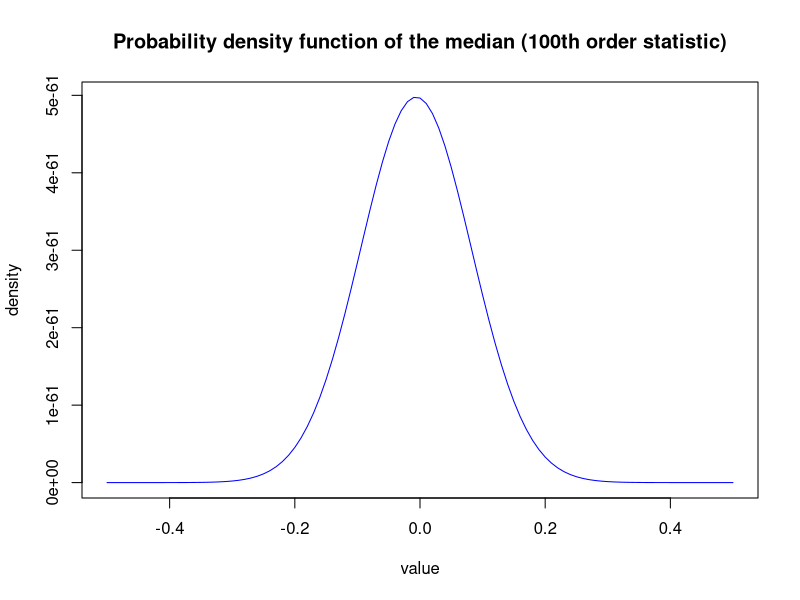
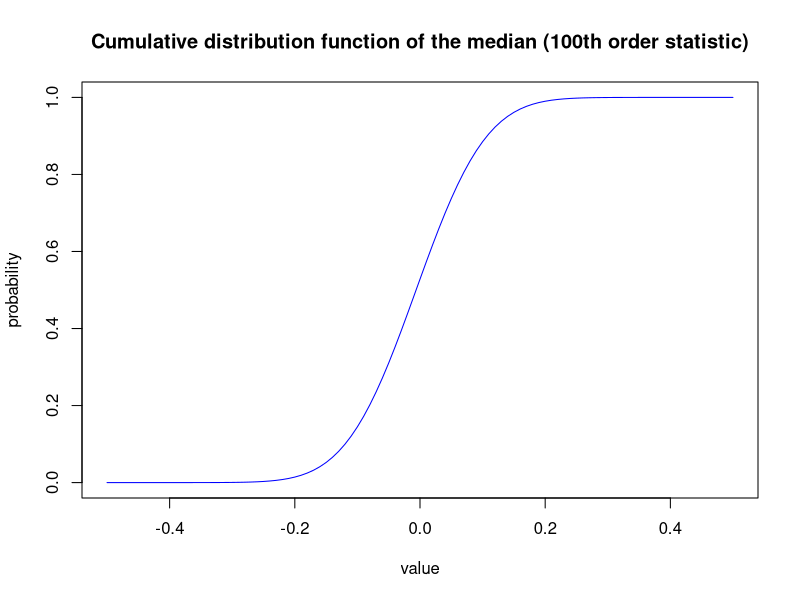
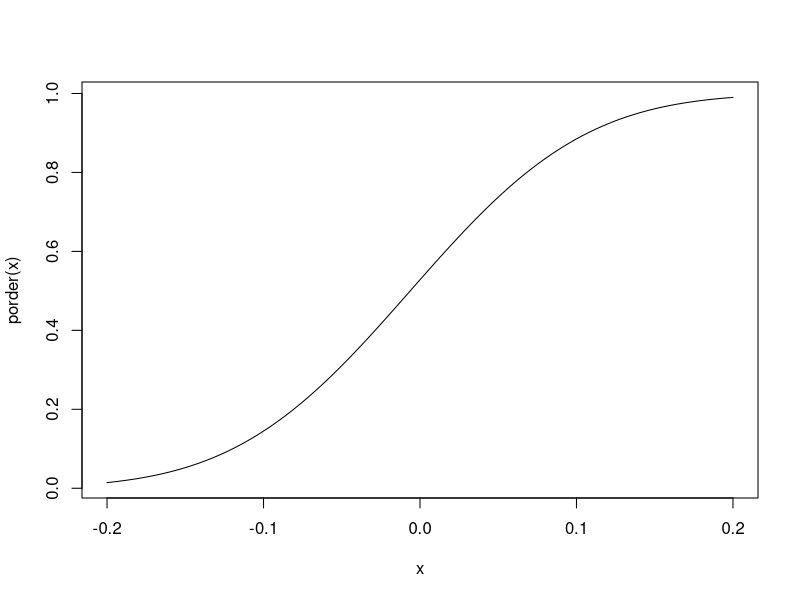
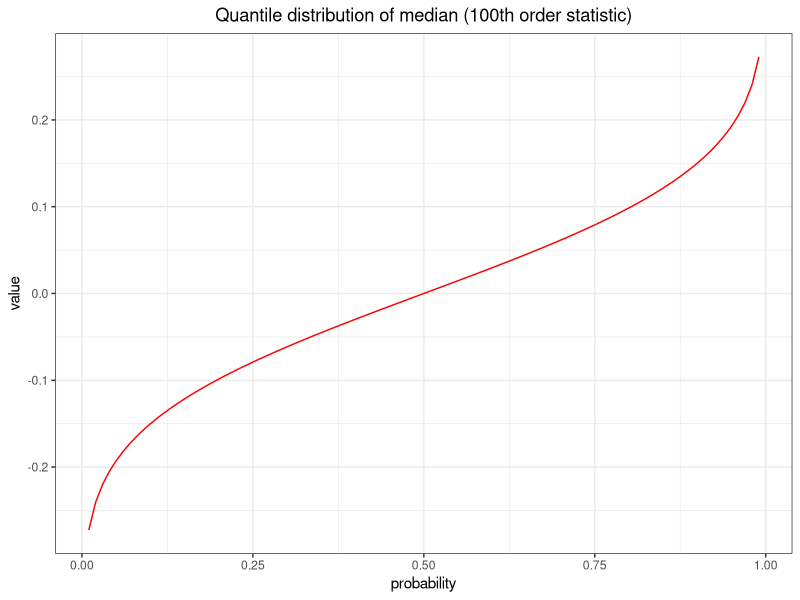
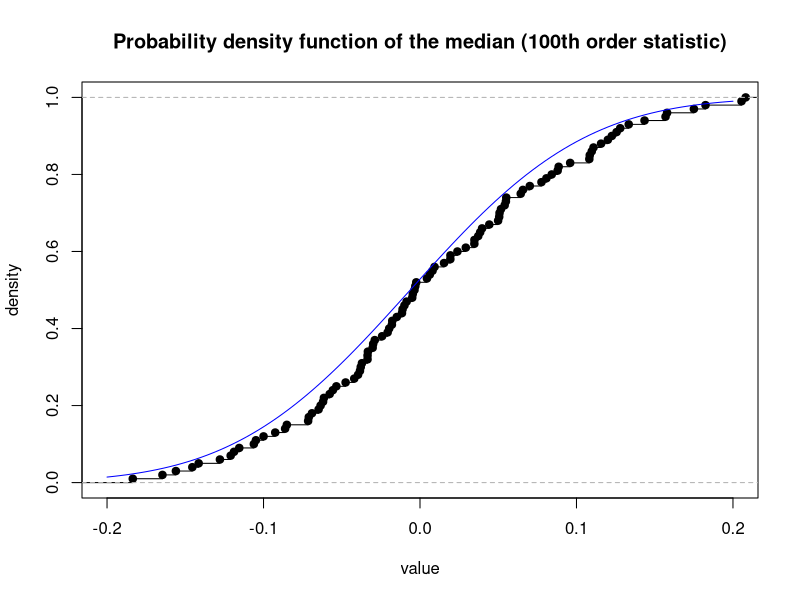
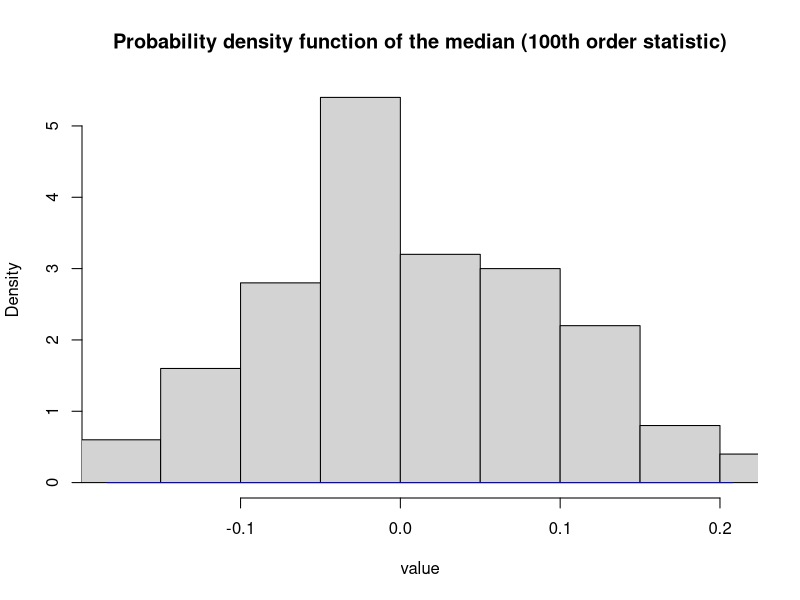
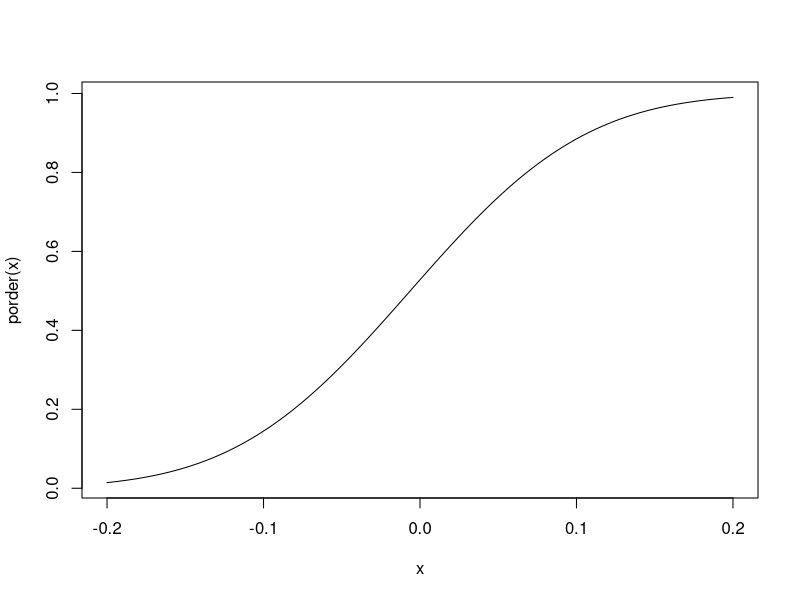
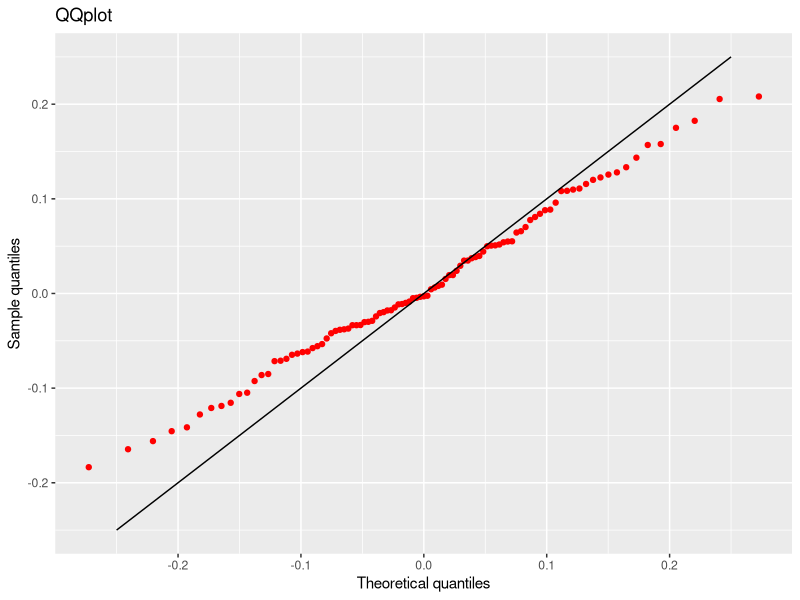

Source code (R) for these figures, in order:
## ---- chunk 1
knitr::opts_chunk$set(echo=TRUE, warning=FALSE, message=FALSE, cache=TRUE)
## ---- chunk 2
library(tidyverse)
## ---- chunk 3
rm(list=ls()) 
dorder <- function(x) {
  100*
  choose(200,100)
  (pnorm(x, mean = 0, sd = 1))^(100-1)*
  (1-pnorm(x, mean = 0, sd = 1))^(200-100)*
  dnorm(x, mean = 0, sd = 1)
}

porder <- function(x) {
  pbinom(100-1, 200, pnorm(x, mean = 0, sd = 1), lower.tail = FALSE)
}

qorder <- function(p, n1, n2) {
  r <- curve(porder(x),n1,n2)
  m <- mean(r$x)
  sd <- sd(r$x)
  q <- c()
  for (i in seq_along(p)) {
    q[i] <- qnorm(p[i], mean = m, sd = sd)
  }
  df <- data.frame(p = p, q = q)
  return(df)
}
## ---- chunk 4
curve(dorder(x), -0.5, 0.5, col = "blue",
      main = "Probability density function of the median (100th order statistic)",
      xlab = "value",
      ylab = "density")
## ---- chunk 5
curve(porder(x), -0.5,0.5, col = "blue",
      main = "Cumulative distribution function of the median (100th order statistic)",
      xlab = "value",
      ylab = "probability")
## ---- chunk 6
p <- seq(0.01, 0.99, by = 0.01)
d <- qorder(p,-0.2,0.2)
ggplot(d) +
  geom_line(aes(x = p, y = q), color = "red") +
  labs(title = "Quantile distribution of median (100th order statistic)",
       x = "probability", 
       y = "value") +
  theme_bw() +
  theme(plot.title= element_text(hjust=0.5))
## ---- chunk 7
b <- c()
set.seed(0)
for (i in 1:100) {
  n <- rnorm(200, mean = 0, sd= 1)
  b[i] <- quantile(n, 0.5)
}
p <- ecdf(b)
plot(p, main = "Probability density function of the median (100th order statistic)",
      xlab = "value",
      ylab = "density",xlim = c(-0.2,0.2))
curve(porder(x), col = "blue", add = TRUE)
## ---- chunk 8
hist(b,
     freq = FALSE,
     prob = TRUE,
     breaks = 10,
     xlab = "value", xlim = range(b),
     main = "Probability density function of the median (100th order statistic)")
curve(dorder(x), col = "blue", add = TRUE)
## ---- chunk 9
b <- c()
set.seed(0)
for (i in 1:99) {
  n <- rnorm(200, mean = 0, sd= 1)
  b[i] <- quantile(n, 0.5)
}
b <- sort(b)
p <- seq(0.01,0.99, by = 0.01)
d <- qorder(p,-0.2,0.2)
g <- cbind(d, b)
x <- seq(-0.25,0.25, by = ((0.5)/(99 - 1)))
y <- x
ggplot(g) +
  geom_point(aes(x = q, y = b), col = "red") +
  geom_line(aes(x = x, y = y)) +
  labs(title = "QQplot",
       x = "Theoretical quantiles",
       y = "Sample quantiles")
## ---- chunk 10
dorder <- function(x,k) {
  k*
  choose(200,k)
  (pnorm(x, mean = 0, sd = 1))^(k-1)*
  (1-pnorm(x, mean = 0, sd = 1))^(200-k)*
  dnorm(x, mean = 0, sd = 1)
}

porder <- function(x,k) {
  pbinom(k-1, 200, pnorm(x, mean = 0, sd = 1), lower.tail = FALSE)
}

qorder <- function(p,k, n1, n2) {
  r <- curve(porder(x,k),n1,n2)
  m <- mean(r$x)
  sd <- sd(r$x)
  q <- c()
  for (i in seq_along(p)) {
    q[i] <- qnorm(p[i], mean = m, sd = sd)
  }
  df <- data.frame(p = p, q = q)
  return(df)
}
## ---- chunk 11
b <- c()
set.seed(0)
for (i in 1:99) {
  n <- rnorm(200, mean = 0, sd= 1)
  b[i] <- quantile(n, 0.99)
}
b <- sort(b)
p <- seq(0.01, 0.99, by = 0.01)
d <- qorder(p, 200, 1.6,3.2)
g <- cbind(d, b)
g
x <- seq(1.6,3.2, by = ((1.6)/(99 - 1)))
y <- x
ggplot(g) +
  geom_point(aes(x = q, y = b), col = "red") +
  geom_line(aes(x = x, y = y)) +
  labs(title = "QQplot of maximum values",
       x = "Theoretical quantiles",
       y = "Sample quantiles") +
  theme_bw() +
  theme(plot.title = element_text(hjust=0.5))
## ---- chunk 12
dorder <- function(x,k, dist, ...) {
  f <- eval(parse(text = str_c("d", dist, sep = "")))
  Fm <- eval(parse(text = str_c("p", dist, sep = "")))
  k*
  choose(200,k)
  (Fm(x, ...))^(k-1)*
  (1-Fm(x, ...))^(200-k)*
  f(x, ...)
}

porder <- function(x,k, dist, ...) {
  Fm <- eval(parse(text = str_c("p", dist, sep = "")))
  pbinom(k-1, 200, Fm(x, ...), lower.tail = FALSE)
}

qorder <- function(p, k, n1, n2, dist, ...) {
  qm <- eval(parse(text = str_c("q", dist, sep = "")))
  r <- curve(porder(x,k),n1,n2)
  m <- mean(r$x)
  sd <- sd(r$x)
  q <- c()
  for (i in seq_along(p)) {
    q[i] <- qm(p[i], ...)
  }
  df <- data.frame(p = p, q = q)
  return(df)
}
## ---- chunk 13
curve(dorder(x, 1, dist = "norm", mean = 0, sd = 1), xlim = c(-5,-1), col = "blue",
      main = "Probability density function of the minimum value",
      xlab = "value",
      ylab = "density")

curve(porder(x, 1, dist = "norm", mean = 0, sd = 1), xlim = c(-5,-1), col = "blue",
      main = "Cumulative distribution function of the minimum value",
      xlab = "value",
      ylab = "probability")
